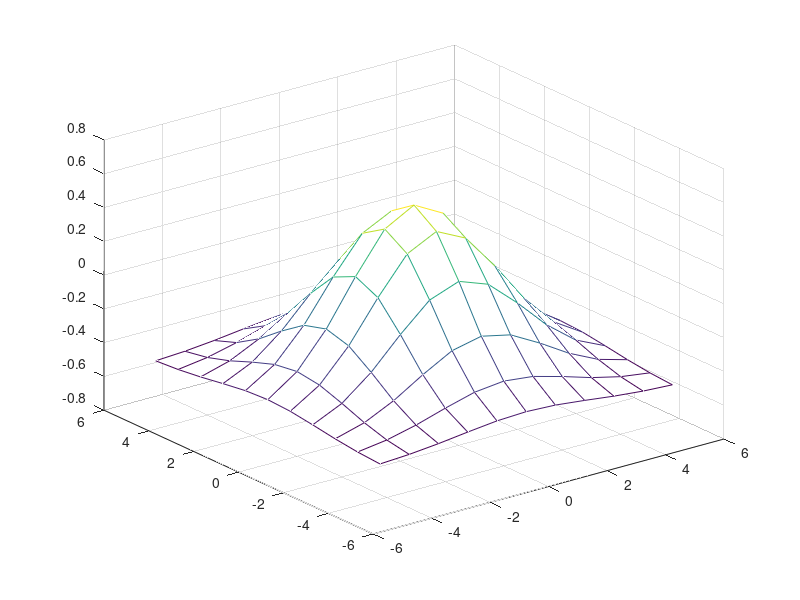
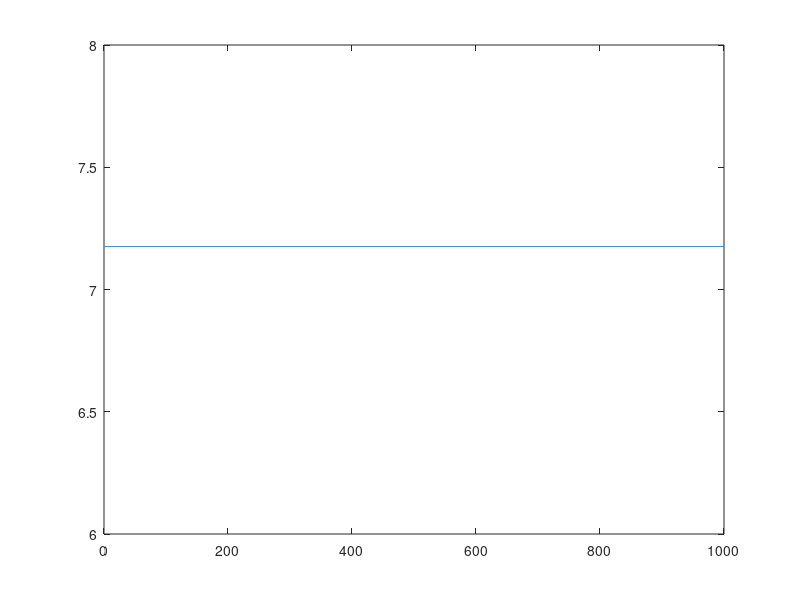
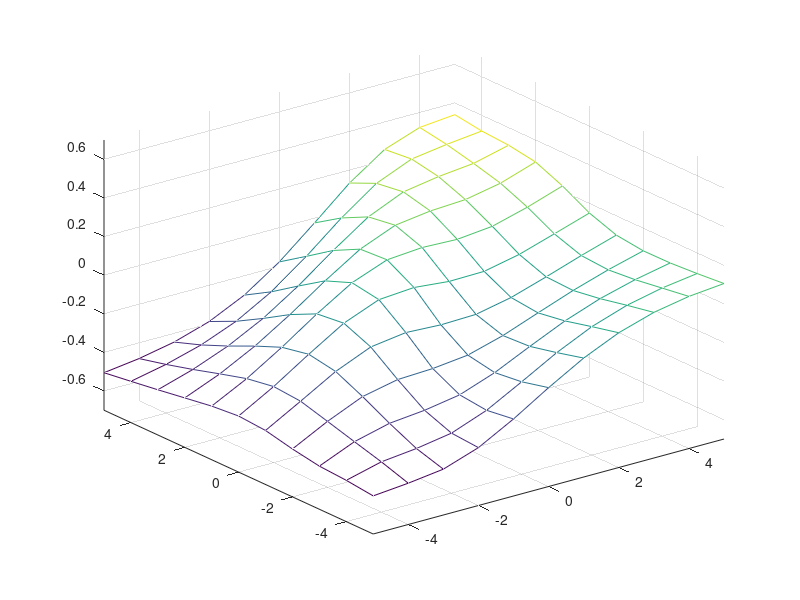

The MATLAB source for these figures, in order:
clear all
clc
close all

hidden = 25;
eta = 0.6;
epochs = 1000;
alpha = 0.9;
error = ones(1,epochs);
n = 25;



%generate data
x=[-5:1:5]';
y=x;
%permute = randperm(length(x));
%x = x(permute, :);
%y = y(permute, :);
z=exp(-x.*x*0.1) * exp(-y.*y*0.1)' - 0.5;


mesh (x, y, z);

gridsize = numel(x);
ndata = gridsize^2;

targets = reshape (z, 1, ndata);
[xx, yy] = meshgrid (x, y);
patterns = [reshape(xx, 1, ndata); reshape(yy, 1, ndata)];

[insize, mau] = size(patterns);
[outsize, mau] = size(targets);


%permute = randperm(mau);
%patterns = patterns(:, permute);
%targets = targets(:, permute);
%x = x(:, permute);
%y = y(:, permute); 

%testpats = patterns(:, n+1:length(patterns));
trainingpatterns = patterns(:, 1:n);
%testtargs = targets(:, n+1:length(targets));
trainingtargets = targets(:, 1:n);
%xtraining = x(1:sqr, : );
%x = x(1:3, :);
%ytest = y(4:11, :);
%y = y(1:3, :);

pat = [trainingpatterns; ones(1, n)];
%testpat = [testpats; ones(1,length(testpats))];



%Generate initial weights
w = randn(hidden,insize+1).*0.15;
v = randn(outsize,hidden+1).*0.15;

dw = zeros(hidden,insize+1).*0.01;
dv = zeros(outsize,hidden+1).*0.01;

for epoch=1:epochs
    
    %forward pass
    hin = w * [trainingpatterns ; ones(1,n)];
    hout = [2 ./ (1+exp(-hin)) - 1 ; ones(1,n)];
    oin = v * hout;
    out = 2 ./ (1+exp(-oin)) - 1;

    %backward pass
    delta_o = (out - trainingtargets) .* ((1 + out) .* (1 - out)) * 0.5;
    delta_h = (v' * delta_o) .* ((1 + hout) .* (1 - hout)) * 0.5;
    delta_h = delta_h(1:hidden, :);
    


    %weight update
    dw = (dw .* alpha) - (delta_h * pat') .* (1-alpha);
    dv = (dv .* alpha) - (delta_o * hout') .* (1-alpha);
    w = w + dw .* eta;
    v = v + dv .* eta;
    
    %zz = reshape(out, 3, 3);
    %mesh(x,y,zz)
    %axis([-5 5 -5 5 -0.7 0.7]);
    %drawnow;
    
    error(epoch) = sum(sum(abs(sign(out) - trainingtargets)./2));
    
end
figure;
plot(error)

%forward pass
    hin = w * [patterns ; ones(1,length(patterns))];
    hout = [2 ./ (1+exp(-hin)) - 1 ; ones(1,length(patterns))];
    oin = v * hout;
    out = 2 ./ (1+exp(-oin)) - 1;
    
    ztest = reshape(out, gridsize, gridsize);
    %xtest = reshape(patterns,
    figure;
    mesh(x,y,ztest);
    axis([-5 5 -5 5 -0.7 0.7]);
    
    